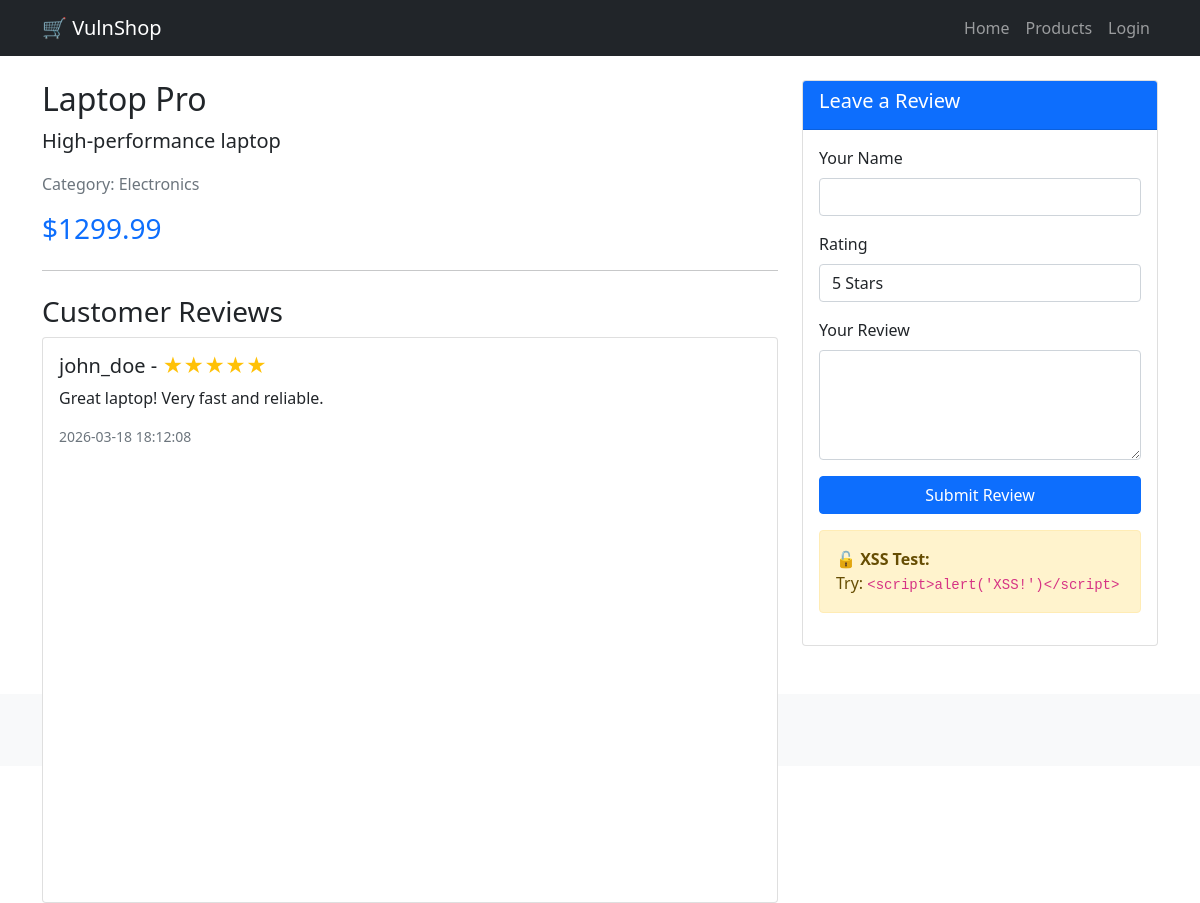
Before: /product/1 with the older database file.
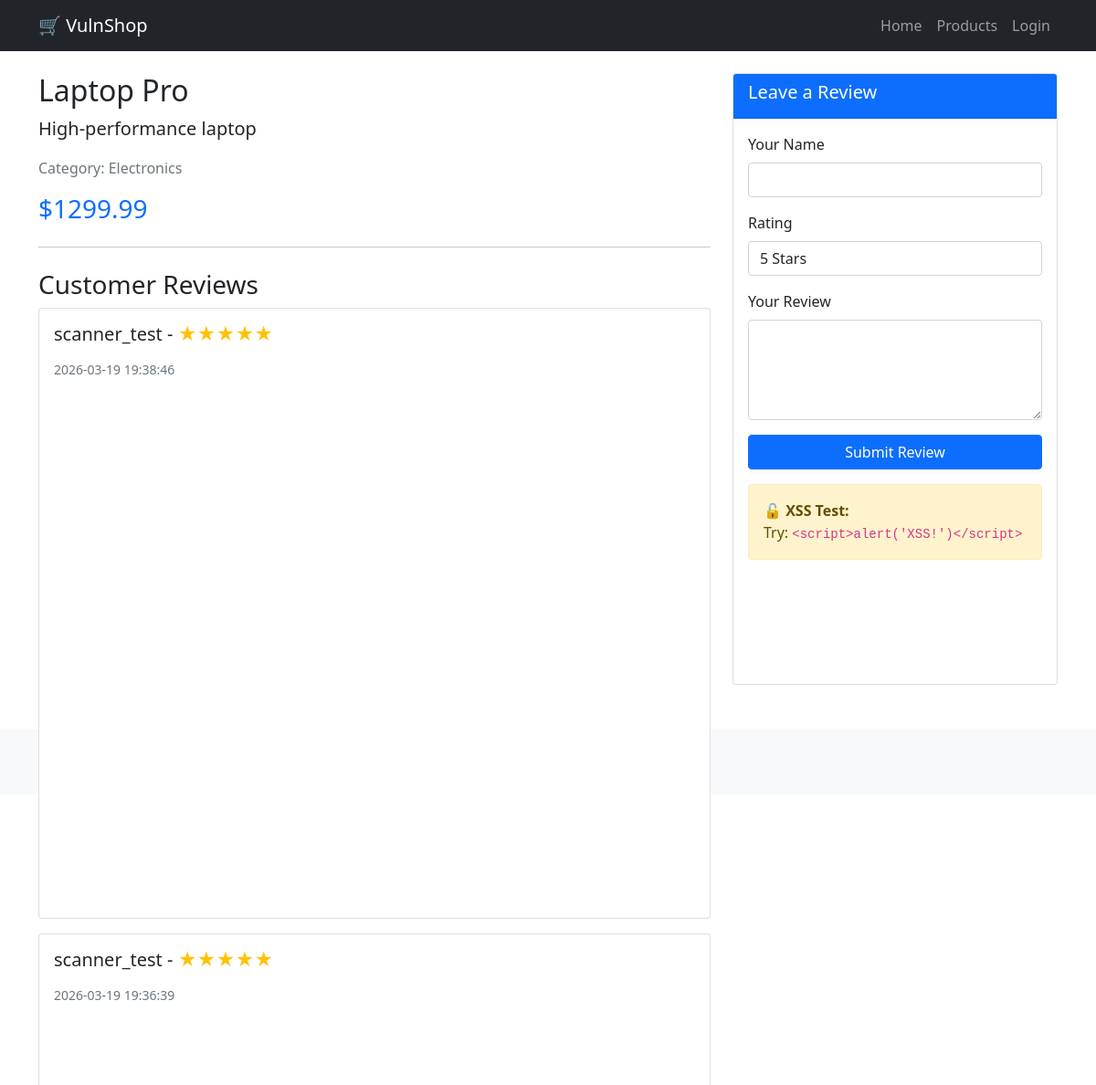
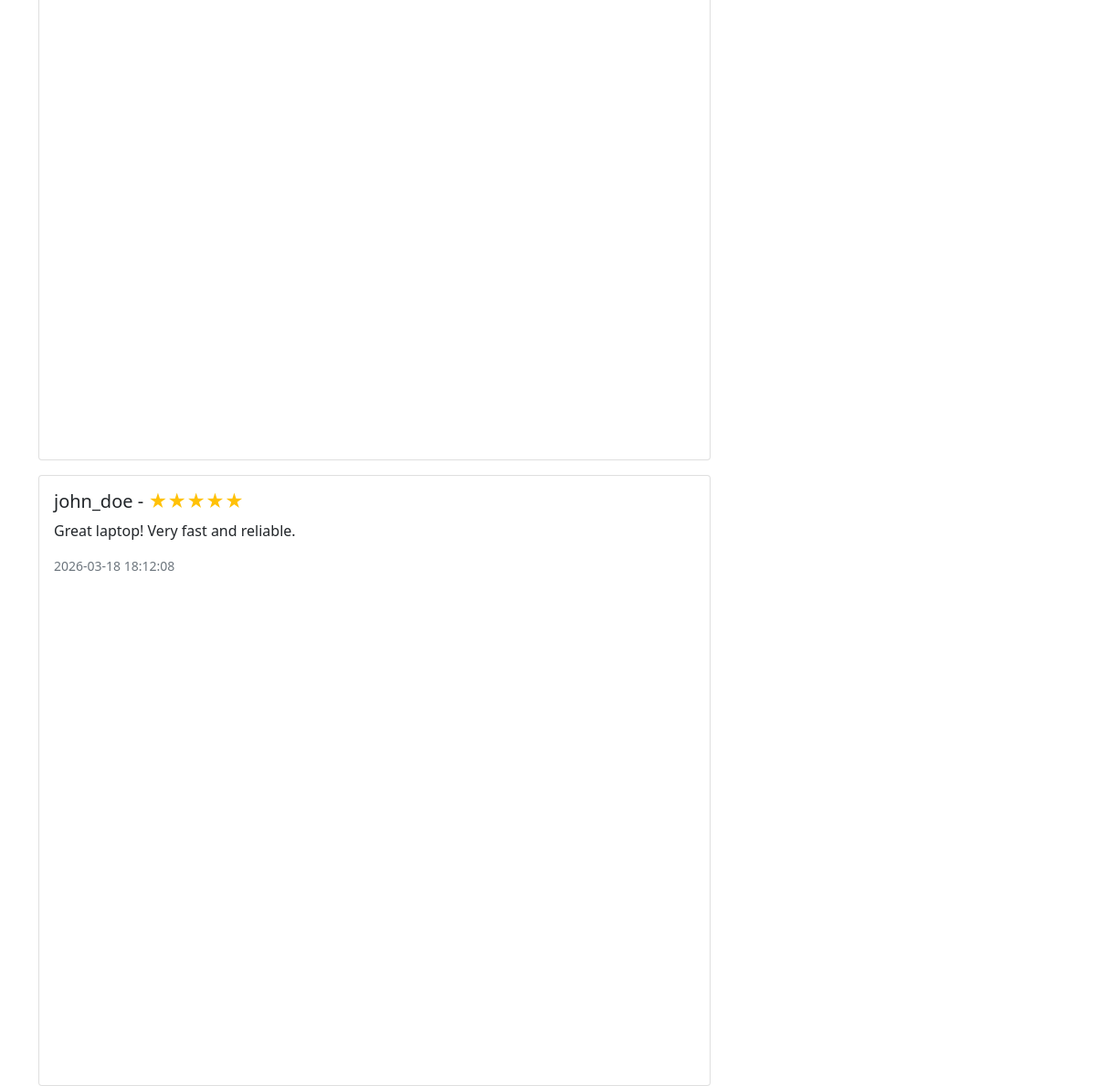
After: the same page with the newer database file (2 pictures, top to bottom).
### tables this page shows
CREATE TABLE products (
            id INTEGER PRIMARY KEY AUTOINCREMENT,
            name TEXT NOT NULL,
            description TEXT,
            price REAL NOT NULL,
            category TEXT
        );

CREATE TABLE reviews (
        id INTEGER PRIMARY KEY AUTOINCREMENT,
        product_id INTEGER NOT NULL,
        username TEXT NOT NULL,
        rating INTEGER NOT NULL,
        comment TEXT NOT NULL,
        created_at TIMESTAMP DEFAULT CURRENT_TIMESTAMP,
        FOREIGN KEY (product_id) REFERENCES products(id)
    );

### app.py (the view)
@app.route('/product/<int:product_id>')
def product_detail(product_id):
    conn = sqlite3.connect(DATABASE)
    cursor = conn.cursor()
    cursor.execute('SELECT * FROM products WHERE id = ?', (product_id,))
    product = cursor.fetchone()
    cursor.execute('SELECT * FROM reviews WHERE product_id = ? ORDER BY created_at DESC', (product_id,))
    reviews = cursor.fetchall()
    conn.close()
    if product:
        return render_template('product_detail.html', product=product, reviews=reviews)
    else:
        return "Product not found", 404

### templates/product_detail.html (shortened to what this page needs)
{% extends "base.html" %}
{% block content %}
<div class="row">
    <div class="col-md-8">
        <h2>{{ product[1] }}</h2>
        <p class="lead">{{ product[2] }}</p>
        <p class="text-muted">Category: {{ product[4] }}</p>
        <h3 class="text-primary">${{ "%.2f"|format(product[3]) }}</h3>
        <hr class="my-4">
        <h3>Customer Reviews</h3>
        {% if reviews %}
            {% for review in reviews %}
            <div class="card mb-3">
                <div class="card-body">
                    <h5 class="card-title">{{ review[2] }} -
                        {% for i in range(review[3]) %}<span class="text-warning">★</span>{% endfor %}
                    </h5>
                    <p class="card-text">{{ review[4]|safe }}</p>
                    <p class="text-muted small">{{ review[5] }}</p>
                </div>
            </div>
            {% endfor %}
        {% else %}
            <p class="text-muted">No reviews yet. Be the first to review!</p>
        {% endif %}
    </div>
    <div class="col-md-4">
        <div class="card">
            <div class="card-header bg-primary text-white">
                <h5>Leave a Review</h5>
            </div>
            <div class="card-body">
                <form method="POST" action="/product/{{ product[0] }}/review">
                    <div class="mb-3">
                        <label class="form-label">Your Name</label>
                        <input type="text" class="form-control" name="username" required>
                    </div>
                    <div class="mb-3">
                        <label class="form-label">Rating</label>
                        <select class="form-control" name="rating" required>
                            <option value="5">5 Stars</option>
                        </select>
                    </div>
                    <div class="mb-3">
                        <label class="form-label">Your Review</label>
                        <textarea class="form-control" name="comment" rows="4" required></textarea>
                    </div>
                    <button type="submit" class="btn btn-primary w-100">Submit Review</button>
                </form>
                <div class="alert alert-warning mt-3">
                    <strong>🔓 XSS Test:</strong><br>
                    Try: <code>&lt;script&gt;alert('XSS!')&lt;/script&gt;</code>
                </div>
            </div>
        </div>
    </div>
</div>
{% endblock %}

### templates/base.html (shortened to what this page needs)
<!DOCTYPE html>
<html lang="en">
<head>
    <link href="https://cdn.jsdelivr.net/npm/bootstrap@5.1.3/dist/css/bootstrap.min.css" rel="stylesheet">
    <link rel="stylesheet" href="{{ url_for('static', filename='style.css') }}">
</head>
<body>
    <nav class="navbar navbar-expand-lg navbar-dark bg-dark">
        <div class="container">
            <a class="navbar-brand" href="/">🛒 VulnShop</a>
            <div class="collapse navbar-collapse" id="navbarNav">
                <ul class="navbar-nav ms-auto">
                    <li class="nav-item">
                        <a class="nav-link" href="/">Home</a>
                    </li>
                    <li class="nav-item">
                        <a class="nav-link" href="/products">Products</a>
                    </li>
                    <li class="nav-item">
                        <a class="nav-link" href="/login">Login</a>
                    </li>
                </ul>
            </div>
        </div>
    </nav>
    <div class="container mt-4">
        {% block content %}{% endblock %}
    </div>
    <footer class="mt-5 py-3 bg-light text-center">
        <p class="text-muted">⚠️ VulnShop - Educational Purpose Only</p>
    </footer>
</body>
</html>

### static/style.css (style rules this page uses)
.container { flex: 1; }
footer { margin-top: auto; }
.card { height: 100%; transition: transform 0.2s; }

Changed rows visible on the page:
added reviews: username "scanner_test", rating 5 (drawn), created_at "2026-03-19 19:38:46"
added reviews: username "scanner_test", rating 5 (drawn), created_at "2026-03-19 19:36:39"
